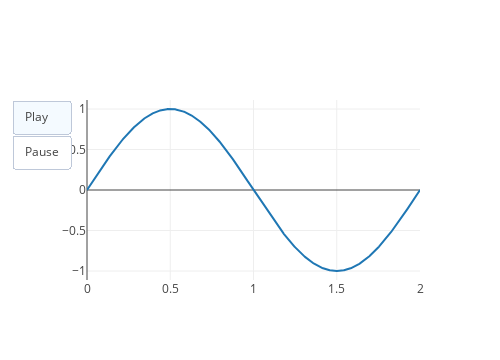

The code cell stored with this chart in its notebook:
### Code cell
from plotly.offline import init_notebook_mode, iplot
#from IPython.display import display, HTML
init_notebook_mode(connected=True)

frames = [{'data': [{'x': x, 'y': result[frame]}]} for frame in range(num_frame)]
figure = {'data': [{'x': x, 'y': y}],
          'layout': {'width':500, 'height':360},
          'frames': frames}

# create Play/Pause Button
figure['layout']['updatemenus'] = [
    {
        'buttons': [
            {
                'args': [None, {'frame': {'duration': 10, 'redraw': False},
                         'fromcurrent': True}],
                'label': 'Play',
                'method': 'animate'
            },
            {
                'args': [[None], {'frame': {'duration': 0, 'redraw': False}, 'mode': 'immediate',
                'transition': {'duration': 0}}],
                'label': 'Pause',
                'method': 'animate'
            }
        ],
        'type': 'buttons'
    }
]

iplot(figure, show_link=False)

### Figure 1 — Plotly figure (JSON) as saved in the notebook; plotly's stock layout.template omitted (floating-point values rounded to 4 significant figures; data arrays with more than 128 entries replaced by an {"elided": "..."} marker saying what was removed)
{"data": [{"x": {"elided": "1000 float values"}, "y": {"elided": "1000 float values"}}], "layout": {"height": 360, "updatemenus": [{"buttons": [{"args": [null, {"frame": {"duration": 10, "redraw": false}, "fromcurrent": true}], "label": "Play", "method": "animate"}, {"args": [[null], {"frame": {"duration": 0, "redraw": false}, "mode": "immediate", "transition": {"duration": 0}}], "label": "Pause", "method": "animate"}], "type": "buttons"}], "width": 500}}
